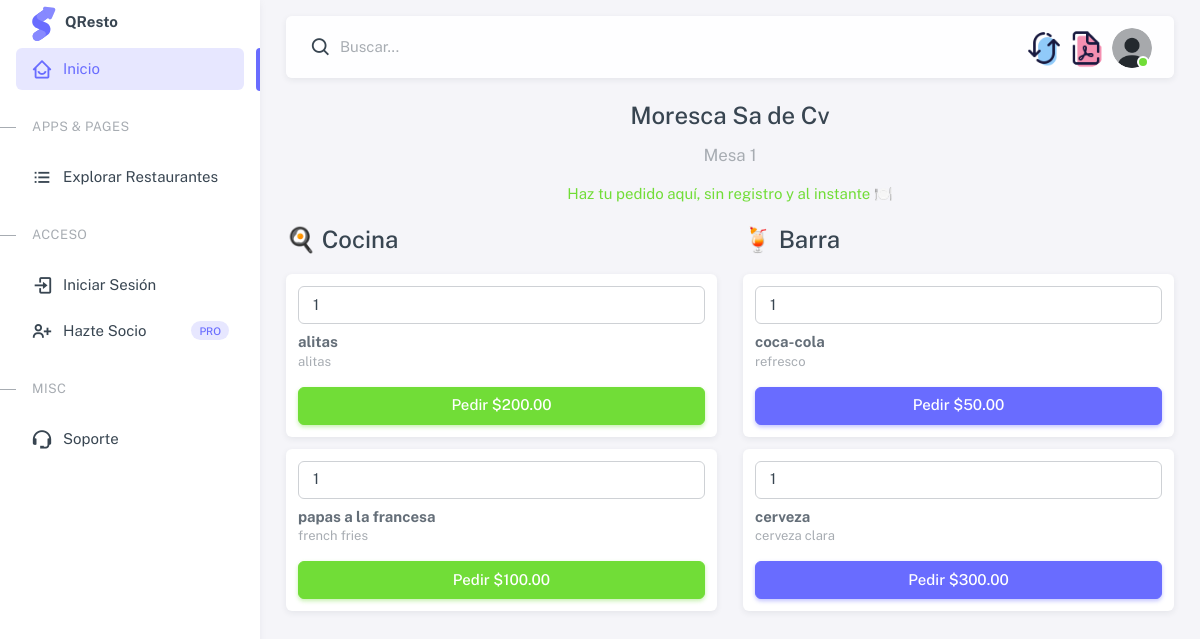
The page /restaurantes/r/a10b1a-moresca-sa-de-cv/mesa/1/ on the database its author committed.
### restaurantes/models.py (models this page shows, shortened)
class Restaurante(models.Model):
    id = models.AutoField(primary_key=True)
    socio = models.ForeignKey(PerfilUsuario, on_delete=models.CASCADE, related_name='restaurantes')
    nombre = models.CharField(max_length=255)
    slug = models.SlugField(max_length=300, unique=True, blank=True)
    direccion = models.CharField(max_length=255, blank=True, null=True)
    telefono = models.CharField(max_length=20, blank=True, null=True)
    fecha_creacion = models.DateTimeField(auto_now_add=True)

class Mesa(models.Model):
    id = models.AutoField(primary_key=True)
    restaurante = models.ForeignKey(Restaurante, on_delete=models.CASCADE, related_name='mesas')
    numero_mesa = models.PositiveIntegerField()
    disponibilidad = models.BooleanField(default=True)  # Indica si la mesa está disponible
    capacidad = models.PositiveIntegerField(default=4, blank=True, null=True)  # Capacidad máxima de la mesa
    descripcion = models.CharField(max_length=255, blank=True, null=True)  # Descripción de la mesa
    class Meta:
        unique_together = ('restaurante', 'numero_mesa')  # Asegura que el mismo número de mesa no se repita en el mismo restaurante

class Platillo(models.Model):
    id = models.AutoField(primary_key=True)
    restaurante = models.ForeignKey(Restaurante, on_delete=models.CASCADE, related_name='platillos')
    nombre = models.CharField(max_length=255)
    descripcion = models.TextField(blank=True, null=True)
    precio = models.DecimalField(max_digits=10, decimal_places=2, blank=True, null=True)
    disponible = models.BooleanField(default=True)  # Indica si el platillo está disponible

class Bebida(models.Model):
    id = models.AutoField(primary_key=True)
    restaurante = models.ForeignKey(Restaurante, on_delete=models.CASCADE, related_name='bebidas')
    nombre = models.CharField(max_length=255)
    descripcion = models.TextField(blank=True, null=True)
    precio = models.DecimalField(max_digits=10, decimal_places=2, blank=True, null=True)
    disponible = models.BooleanField(default=True)  # Indica si la bebida está disponible

### restaurantes/views.py (the view, shortened to what this page needs)
# urls.py: path('r/<slug:slug>/mesa/<int:numero_mesa>/', views.pedido_rapido, name='pedido_rapido'),
def pedido_rapido(request, slug, numero_mesa):
    restaurante = get_object_or_404(Restaurante, slug=slug)
    mesa = get_object_or_404(Mesa, restaurante=restaurante, numero_mesa=numero_mesa)
    platillos = Platillo.objects.filter(restaurante=restaurante, disponible=True)
    bebidas = Bebida.objects.filter(restaurante=restaurante, disponible=True)
    return render(request, 'restaurantes/pedido_rapido.html', {
        'restaurante': restaurante,
        'mesa': mesa,
        'platillos': platillos,
        'bebidas': bebidas,
    })

### restaurantes/templates/restaurantes/pedido_rapido.html (shortened to what this page needs)
{% extends 'base.html' %}
{% block content %}
<div class="container-fluid flex-grow-1 container-p-y">
    <div class="text-center mb-4">
        <h1 class="display-6">{{ restaurante.nombre }}</h1>
        <p class="lead text-muted">Mesa {{ mesa.numero_mesa }}</p>
        <p class="text-success">Haz tu pedido aquí, sin registro y al instante 🍽️</p>
    </div>
    <div class="row">
        <div class="col-md-6 mb-4">
            <h4>🍳 Cocina</h4>
            {% for platillo in platillos %}
            <form method="POST" class="card p-3 mb-3 shadow-sm rounded">
                <input type="number" name="cantidad" class="form-control mb-2" value="1" min="1">
                <strong>{{ platillo.nombre }}</strong>
                <p class="text-muted small">{{ platillo.descripcion }}</p>
                <button type="submit" class="btn btn-success w-100">Pedir ${{ platillo.precio }}</button>
            </form>
            {% endfor %}
        </div>
        <div class="col-md-6 mb-4">
            <h4>🍹 Barra</h4>
            {% for bebida in bebidas %}
            <form method="POST" class="card p-3 mb-3 shadow-sm rounded">
                <input type="number" name="cantidad" class="form-control mb-2" value="1" min="1">
                <strong>{{ bebida.nombre }}</strong>
                <p class="text-muted small">{{ bebida.descripcion }}</p>
                <button type="submit" class="btn btn-primary w-100">Pedir ${{ bebida.precio }}</button>
            </form>
            {% endfor %}
        </div>
    </div>
</div>
{% endblock %}

### restaurante/templates/base.html (shortened to what this page needs)
<!doctype html>
<html
  lang="es"
  class="light-style layout-menu-fixed layout-compact"
  dir="ltr"
  data-theme="theme-default"
  data-template="vertical-menu-template-free"
  data-style="light">
  <head>
  {% load static %}
    <link rel="stylesheet" href="{% static 'assets/vendor/fonts/boxicons.css' %}" />
    <link href="https://cdn.jsdelivr.net/npm/bootstrap@5.3.3/dist/css/bootstrap.min.css" rel="stylesheet">
    <link rel="stylesheet" href="{% static 'assets/vendor/css/core.css' %}" class="template-customizer-core-css" />
    <link rel="stylesheet" href="{% static 'assets/vendor/css/theme-default.css' %}" class="template-customizer-theme-css" />
  </head>
  <body>
    <div class="layout-wrapper layout-content-navbar">
      <div class="layout-container">
        <aside id="layout-menu" class="layout-menu menu-vertical menu bg-menu-theme">
          <div class="app-brand demo">
            <a href="index.html" class="app-brand-link">
              <span class="app-brand-logo demo">
              </span>
              <span class="app-brand-text demo menu-text fw-bold ms-2">QResto</span>
            </a>
          </div>
          <ul class="menu-inner py-1">
            <li class="menu-item active open">
              <a href="{% url 'landing' %}" class="menu-link">
                <i class="menu-icon tf-icons bx bx-home-smile"></i>
                <div class="text-truncate" data-i18n="Dashboards">Inicio</div>
              </a>
            </li>
            <li class="menu-header small text-uppercase">
              <span class="menu-header-text">Apps &amp; Pages</span>
            </li>
            <li class="menu-item">
              <a href="{% url 'landing' %}" class="menu-link">
                <i class="menu-icon tf-icons bx bx-list-ul"></i>
                <div class="text-truncate">Explorar Restaurantes</div>
              </a>
            </li>
            {% if request.user.is_authenticated %}
            <li class="menu-header small text-uppercase">
              <span class="menu-header-text">Mi cuenta</span>
            </li>
            <li class="menu-item">
              <a href="{% url 'perfil' %}" class="menu-link">
                <i class="menu-icon tf-icons bx bx-user"></i>
                <div class="text-truncate">Mi Perfil</div>
              </a>
            </li>
            {% if request.user.perfil.membresia_activa %}
            <li class="menu-item">
              <a href="{% url 'mis_restaurantes' %}" class="menu-link">
                <i class="menu-icon tf-icons bx bx-restaurant"></i>
                <div class="text-truncate">Mis Restaurantes</div>
                <div class="badge rounded-pill bg-label-primary text-uppercase fs-tiny ms-auto">Pro</div>
              </a>
            </li>
            <!-- <li class="menu-item">
              <a href="#" class="menu-link disabled">
                <i class="menu-icon tf-icons bx bx-cart"></i>
                <div class="text-truncate">Pedidos (próximamente)</div>
              </a>
            </li> -->
            <li class="menu-item">
              <a href="#" class="menu-link disabled">
                <i class="menu-icon tf-icons bx bx-cog"></i>
                <div class="text-truncate">Configuración</div>
              </a>
            </li>
          {% else %}
            <li class="menu-item">
              <a href="{% url 'perfil' %}" class="menu-link">
                <i class="menu-icon tf-icons bx bx-lock"></i>
                <div class="text-truncate">Activar Membresía</div>
                <div class="badge rounded-pill bg-label-primary text-uppercase fs-tiny ms-auto">Pro</div>
              </a>
            </li>
          {% endif %}
          <li class="menu-item mt-2">
            <a href="{% url 'logout' %}" class="menu-link">
              <i class="menu-icon tf-icons bx bx-power-off text-danger"></i>
              <div class="text-truncate text-danger">Cerrar Sesión</div>
            </a>
          </li>
        {% else %}
          <li class="menu-header small text-uppercase mt-4">
            <span class="menu-header-text">Acceso</span>
          </li>
          <li class="menu-item">
            <a href="{% url 'login' %}" class="menu-link">
              <i class="menu-icon tf-icons bx bx-log-in"></i>
              <div class="text-truncate">Iniciar Sesión</div>
            </a>
          </li>
          <li class="menu-item">
            <a href="{% url 'registro' %}" class="menu-link">
              <i class="menu-icon tf-icons bx bx-user-plus"></i>
              <div class="text-truncate">Hazte Socio</div>
              <div class="badge rounded-pill bg-label-primary text-uppercase fs-tiny ms-auto">Pro</div>
            </a>
          </li>
        {% endif %}
            <li class="menu-header small text-uppercase"><span class="menu-header-text">Misc</span></li>
            <li class="menu-item">
              <a
                href="#"
                target="_blank"
                class="menu-link">
                <i class="menu-icon tf-icons bx bx-support"></i>
                <div class="text-truncate" data-i18n="Support">Soporte</div>
              </a>
            </li>
          </ul>
        </aside>
        <div class="layout-page">
          <nav
              class="layout-navbar container-fluid navbar navbar-expand-xl navbar-detached align-items-center bg-navbar-theme"
              id="layout-navbar">
              <div class="navbar-nav-right d-flex align-items-center" id="navbar-collapse">
                <div class="navbar-nav align-items-center">
                  <div class="nav-item d-flex align-items-center">
                    <i class="bx bx-search bx-md"></i>
                    <form method="GET" action="#" class="d-flex align-items-center">
                      <input
                        type="text"
                        id="search-input"
                        name="q"
                        class="form-control border-0 shadow-none ps-1 ps-sm-2"
                        placeholder="Buscar..."
                        aria-label="Buscar..." />
                    </form>
                  </div>
                </div>
                <ul class="navbar-nav flex-row align-items-center ms-auto">
                  <li class="nav-item lh-1 me-1">
                    <div class="avatar">
                      <a href="">
                        <img src="{% static 'assets/img/icons/uniconz/refresh.png' %}" alt class="w-px-40 h-auto rounded-circle" />
                      </a>
                    </div>
                  </li>
                  <li class="nav-item lh-1 me-2">
                    <div class="avatar">
                      <a href="">
                        <img src="{% static 'assets/img/icons/uniconz/pdf.png' %}" alt class="w-px-40 h-auto rounded-circle" />
                      </a>
                    </div>
                  </li>
                  <li class="nav-item navbar-dropdown dropdown-user dropdown">
                    <a
                      class="nav-link dropdown-toggle hide-arrow p-0"
                      href="javascript:void(0);"
                      data-bs-toggle="dropdown">
                      <div class="avatar avatar-online">
                        <img src="{% static 'assets/img/avatars/3.png' %}" alt class="w-px-40 h-auto rounded-circle" />
                      </div>
                    </a>
                  </li>
                </ul>
              </div>
          </nav>
        <div class="content-wrapper">
        {% block content %}
        {% endblock %}
        </div>
        </div>
      </div>
    </div>
  </body>
</html>

### rows shown on the page
Restaurante: nombre "Moresca Sa de Cv"
Mesa: numero_mesa "1"
Platillo: nombre "alitas", descripcion "alitas", precio "200.00"
Platillo: nombre "papas a la francesa", descripcion "french fries", precio "100.00"
Bebida: nombre "coca-cola", descripcion "refresco", precio "50.00"
Bebida: nombre "cerveza", descripcion "cerveza clara", precio "300.00"
